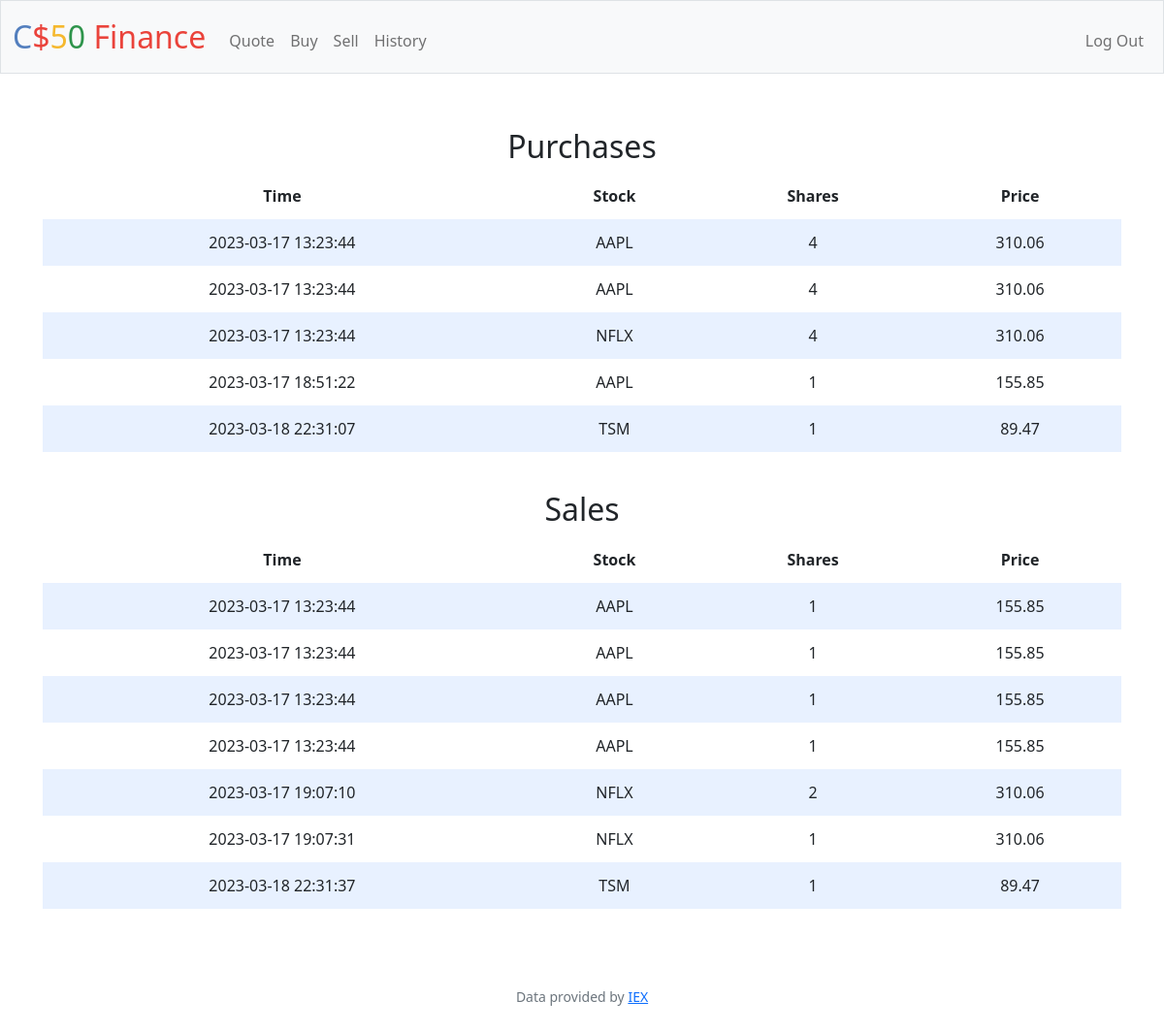
Screenshot of /history (signed in) with the database file from the repository.
### tables this page shows
CREATE TABLE 'stocks' ('users_id' INTEGER, 'stock' TEXT, 'shares' INTEGER, 'time' DATETIME, 'price' INTEGER);

CREATE TABLE 'sale' ('users_id' INTEGER, 'symbol' TEXT, 'shares' INTEGER, 'time' DATETIME, 'price' INTEGER);

### app.py (the view)
@app.route("/history")
@login_required
def history():
    purchase = db.execute("SELECT * FROM stocks WHERE users_id = ? ORDER BY time", session["user_id"])
    sale = db.execute("SELECT * FROM sale WHERE users_id = ? ORDER BY time", session["user_id"])
    return render_template("history.html", purchase=purchase, sale=sale)

### app.py (called while the page is built)
@app.after_request
def after_request(response):
    response.headers["Cache-Control"] = "no-cache, no-store, must-revalidate"
    response.headers["Expires"] = 0
    response.headers["Pragma"] = "no-cache"
    return response

### helpers.py (called while the page is built)
def login_required(f):
    @wraps(f)
    def decorated_function(*args, **kwargs):
        if session.get("user_id") is None:
            return redirect("/login")
        return f(*args, **kwargs)
    return decorated_function

### templates/history.html (shortened to what this page needs)
{% extends "layout.html" %}
{% block main %}
<div class="section">
    <h2>Purchases</h2>
    <table>
        <thead>
            <tr>
                <th>Time</th>
                <th>Stock</th>
                <th>Shares</th>
                <th>Price</th>
            </tr>
        </thead>
        <tbody>
            {% for time in purchase %}
                <tr>
                    <td>{{ time.time }}</td>
                    <td>{{ time.stock }}</td>
                    <td>{{ time.shares }}</td>
                    <td>{{ time.price }}</td>
                </tr>
                {% endfor %}
        </tbody>
    </table>
</div>
<div class="section">
    <h2>Sales</h2>
    <table>
        <thead>
            <tr>
                <th>Time</th>
                <th>Stock</th>
                <th>Shares</th>
                <th>Price</th>
            </tr>
        </thead>
        <tbody>
            {% for time in sale %}
                <tr>
                    <td>{{ time.time }}</td>
                    <td>{{ time.symbol }}</td>
                    <td>{{ time.shares }}</td>
                    <td>{{ time.price }}</td>
                </tr>
                {% endfor %}
        </tbody>
    </table>
</div>
{% endblock %}

### templates/layout.html (shortened to what this page needs)
<!DOCTYPE html>
<html lang="en">
    <head>
        <link href="https://cdn.jsdelivr.net/npm/bootstrap@5.1.3/dist/css/bootstrap.min.css" rel="stylesheet">
        <link href="/static/styles.css" rel="stylesheet">
    </head>
    <body>
        <nav class="bg-light border navbar navbar-expand-md navbar-light">
            <div class="container-fluid">
                <a class="navbar-brand" href="/"><span class="blue">C</span><span class="red">$</span><span class="yellow">5</span><span class="green">0</span> <span class="red">Finance</span></a>
                <div class="collapse navbar-collapse" id="navbar">
                    {% if session["user_id"] %}
                        <ul class="navbar-nav me-auto mt-2">
                            <li class="nav-item"><a class="nav-link" href="/quote">Quote</a></li>
                            <li class="nav-item"><a class="nav-link" href="/buy">Buy</a></li>
                            <li class="nav-item"><a class="nav-link" href="/sell">Sell</a></li>
                            <li class="nav-item"><a class="nav-link" href="/history">History</a></li>
                        </ul>
                        <ul class="navbar-nav ms-auto mt-2">
                            <li class="nav-item"><a class="nav-link" href="/logout">Log Out</a></li>
                        </ul>
                    {% else %}
                        <ul class="navbar-nav ms-auto mt-2">
                            <li class="nav-item"><a class="nav-link" href="/register">Register</a></li>
                            <li class="nav-item"><a class="nav-link" href="/login">Log In</a></li>
                        </ul>
                    {% endif %}
                </div>
            </div>
        </nav>
        <main class="container-fluid py-5 text-center">
            {% block main %}{% endblock %}
        </main>
        <footer class="mb-5 small text-center text-muted">
            Data provided by <a href="https://iexcloud.io/">IEX</a>
        </footer>
    </body>
</html>

### static/styles.css (style rules this page uses)
nav .navbar-brand { font-size: xx-large; }
nav .navbar-brand .blue { color: #537fbe; }
nav .navbar-brand .red { color: #ea433b; }
nav .navbar-brand .yellow { color: #f5b82e; }
nav .navbar-brand .green { color: #2e944b; }
table { background-color: transparent; margin-bottom: 1rem; width: 100%; }
table th, table td { padding: 0.75rem; vertical-align: middle; }
tbody tr:nth-of-type(odd) { background-color: rgb(179, 208, 255, 0.3) }
.section { padding-bottom: 1rem; padding-left: 2rem; padding-right: 2rem; padding-top: 0.5rem; }

### rows the page displays
stocks: time "2023-03-17 13:23:44", stock "AAPL", shares "4", price "310.06"
stocks: time "2023-03-17 13:23:44", stock "AAPL", shares "4", price "310.06"
stocks: time "2023-03-17 13:23:44", stock "NFLX", shares "4", price "310.06"
stocks: time "2023-03-17 18:51:22", stock "AAPL", shares "1", price "155.85"
stocks: time "2023-03-18 22:31:07", stock "TSM", shares "1", price "89.47"
sale: time "2023-03-17 13:23:44", symbol "AAPL", shares "1", price "155.85"
sale: time "2023-03-17 13:23:44", symbol "AAPL", shares "1", price "155.85"
sale: time "2023-03-17 13:23:44", symbol "AAPL", shares "1", price "155.85"
sale: time "2023-03-17 13:23:44", symbol "AAPL", shares "1", price "155.85"
sale: time "2023-03-17 19:07:10", symbol "NFLX", shares "2", price "310.06"
sale: time "2023-03-17 19:07:31", symbol "NFLX", shares "1", price "310.06"
sale: time "2023-03-18 22:31:37", symbol "TSM", shares "1", price "89.47"
